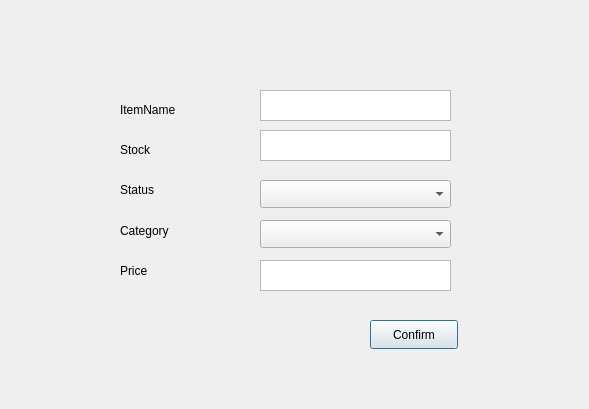
<?xml version="1.0" encoding="UTF-8"?>
<ui version="4.0">
 <class>insert_s2</class>
 <widget class="QDialog" name="insert_s2">
  <property name="geometry">
   <rect>
    <x>0</x>
    <y>0</y>
    <width>589</width>
    <height>409</height>
   </rect>
  </property>
  <property name="windowTitle">
   <string>Dialog</string>
  </property>
  <widget class="QLabel" name="label">
   <property name="geometry">
    <rect>
     <x>120</x>
     <y>100</y>
     <width>101</width>
     <height>20</height>
    </rect>
   </property>
   <property name="text">
    <string>ItemName</string>
   </property>
  </widget>
  <widget class="QLabel" name="label_2">
   <property name="geometry">
    <rect>
     <x>120</x>
     <y>140</y>
     <width>101</width>
     <height>20</height>
    </rect>
   </property>
   <property name="text">
    <string>Stock</string>
   </property>
  </widget>
  <widget class="QLabel" name="label_3">
   <property name="geometry">
    <rect>
     <x>120</x>
     <y>180</y>
     <width>101</width>
     <height>20</height>
    </rect>
   </property>
   <property name="text">
    <string>Status</string>
   </property>
  </widget>
  <widget class="QLabel" name="label_4">
   <property name="geometry">
    <rect>
     <x>120</x>
     <y>220</y>
     <width>101</width>
     <height>21</height>
    </rect>
   </property>
   <property name="text">
    <string>Category</string>
   </property>
  </widget>
  <widget class="QLabel" name="label_5">
   <property name="geometry">
    <rect>
     <x>120</x>
     <y>260</y>
     <width>101</width>
     <height>21</height>
    </rect>
   </property>
   <property name="text">
    <string>Price</string>
   </property>
  </widget>
  <widget class="QPushButton" name="btn_confirm">
   <property name="geometry">
    <rect>
     <x>370</x>
     <y>320</y>
     <width>88</width>
     <height>29</height>
    </rect>
   </property>
   <property name="text">
    <string>Confirm</string>
   </property>
  </widget>
  <widget class="QPlainTextEdit" name="plainTextEdit">
   <property name="geometry">
    <rect>
     <x>260</x>
     <y>90</y>
     <width>191</width>
     <height>31</height>
    </rect>
   </property>
  </widget>
  <widget class="QPlainTextEdit" name="plainTextEdit_2">
   <property name="geometry">
    <rect>
     <x>260</x>
     <y>130</y>
     <width>191</width>
     <height>31</height>
    </rect>
   </property>
  </widget>
  <widget class="QPlainTextEdit" name="plainTextEdit_3">
   <property name="geometry">
    <rect>
     <x>260</x>
     <y>260</y>
     <width>191</width>
     <height>31</height>
    </rect>
   </property>
  </widget>
  <widget class="QComboBox" name="comboBox_status">
   <property name="geometry">
    <rect>
     <x>260</x>
     <y>180</y>
     <width>191</width>
     <height>28</height>
    </rect>
   </property>
  </widget>
  <widget class="QComboBox" name="comboBox_category">
   <property name="geometry">
    <rect>
     <x>260</x>
     <y>220</y>
     <width>191</width>
     <height>28</height>
    </rect>
   </property>
  </widget>
 </widget>
 <resources/>
 <connections/>
</ui>
